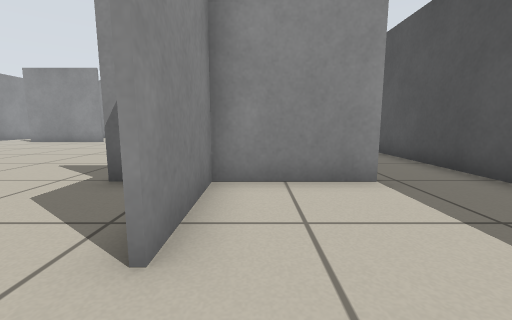
View 1 (above)

13 first-person views from a walk through a robot-simulator world made for Stage. The camera is 0.5 m above the floor, tilts 8° down and sees 90° across. Floor lines are 1 m apart. The floor is counted in squares, 0.5 m on a side. Each view is taken from the middle of a square. On the plan, view 1 faces up. The plan holds only what a view shows up to about 11 squares ahead; the rest is blank. Robots are left out.

View 2
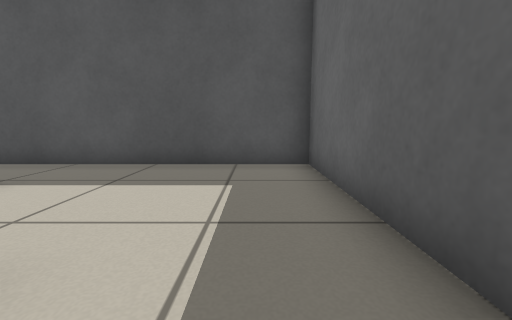

View 3
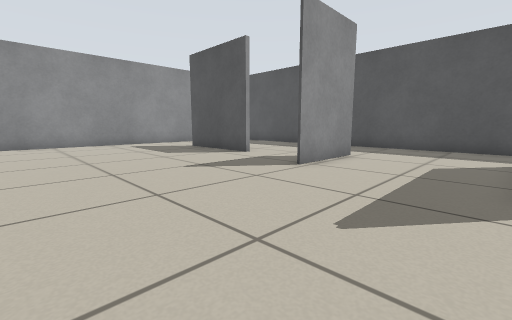

View 4
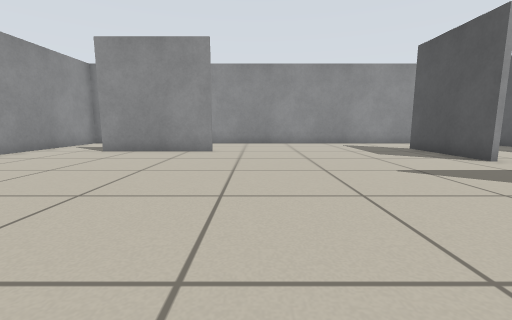

View 5
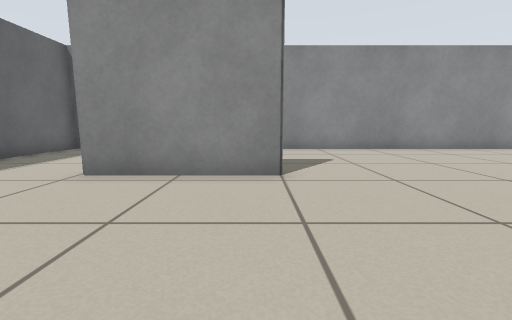

View 6
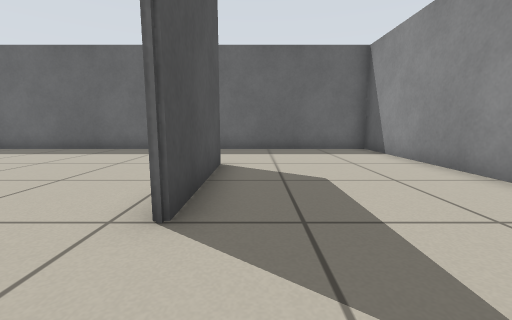

View 7
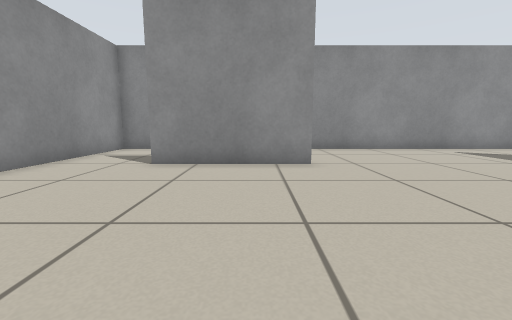

View 8
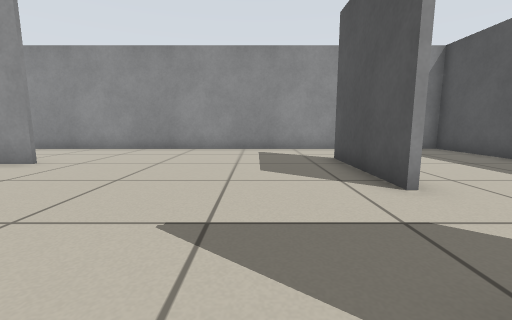

View 9
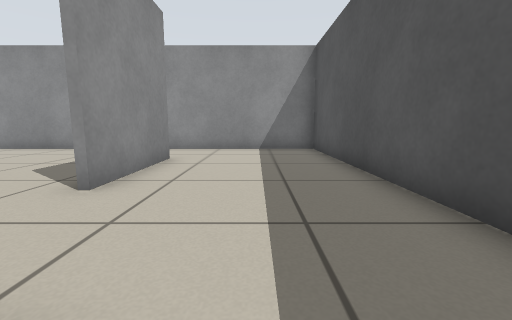

View 10
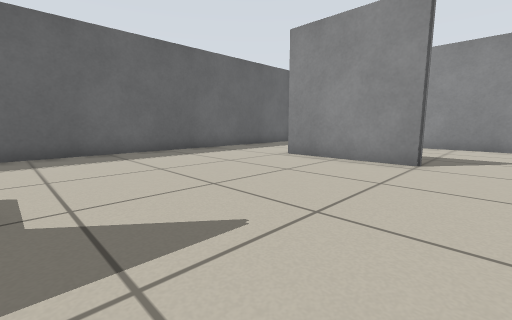

View 11
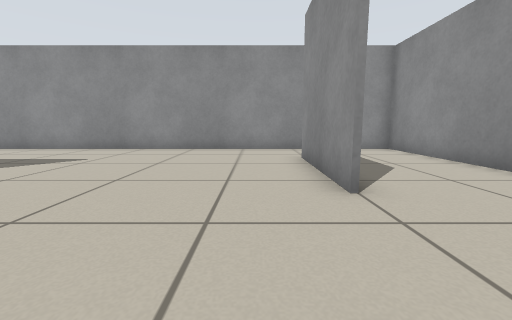

View 12
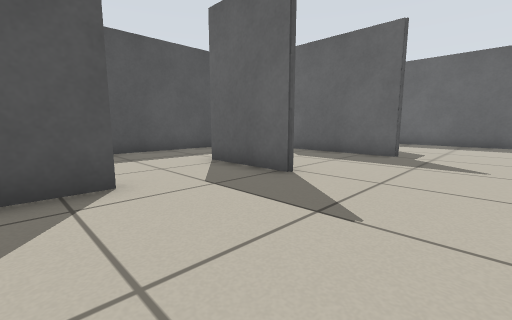

View 13
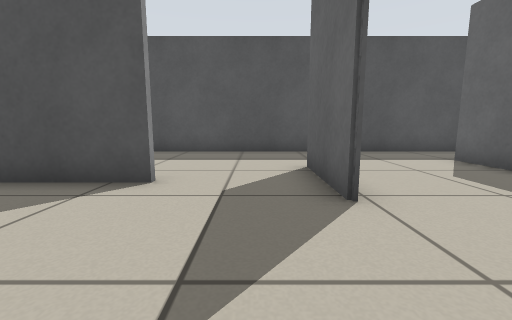

### Floor plan
Points are (right, up) in squares from view 1. A wall is a line through its corners. A room is listed if a view was taken in it or the views show most of it. See-through windows are left out.
Room 1 (view 1)
walls: (-0.4, -1.3) (4.3, -1.3) (4.3, 3.4); (2.1, 4.4) (-1.1, 4.4); (-0.8, 4.4) (-0.8, 1.6)
ways out: opening at (-1, 0) to room 2; opening at (3.5, 4) to room 2
Room 2 (views 2, 3, 4, 5, 6, 7, 8, 9, 10, 11, 12, 13)
walls: (-1.9, 8.8) (1, 8.8); (-9.9, 6.6) (-9.9, 2.5); (-2.6, 4.5) (2.1, 4.5); (-8.5, 14.4) (-12.6, 14.4); (-0.7, 11.8) (-0.7, 15.5); (-1.1, 4.4) (-2.6, 4.4); (1.1, 8.7) (-1.9, 8.7); (-10.1, 2.6) (-10.1, 6.6); (-0.5, 15.5) (-0.5, 11.8); (4.3, 3.4) (4.3, 18.4) (-15.4, 18.4) (-15.4, -1.3) (-0.4, -1.3)
ways out: opening at (-1, 0) to room 1; opening at (3.5, 4) to room 1

Positions as (right, up) in squares from view 1, and headings:
1: (0, 0), facing up
2: (-2, 0), facing right
3: (-7, 5), facing up-right
4: (-7, 5), facing up
5: (-5, 6), facing left
6: (-11, 9), facing down
7: (-10, 8), facing up
8: (-3, 8), facing up
9: (2, 8), facing up
10: (-3, 8), facing down-left
11: (-5, 13), facing left
12: (-5, 13), facing down-right
13: (-5, 10), facing right
